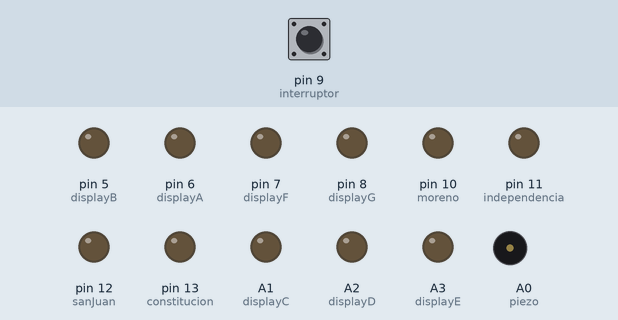
Bench run of a sketch on a simulated Arduino Uno, built with avr-gcc and run on an emulated ATmega328P. Parts: output pins drawn as LEDs (lit = HIGH), buzzer (waves = sounding). The test bench sets the inputs (shaded band); at power-on: pin 9 (interruptor) LOW.

Above: at 1.2 s.
1.3 s: pin 9 (interruptor) pulled HIGH for 0.15 s
At 2.9 s:
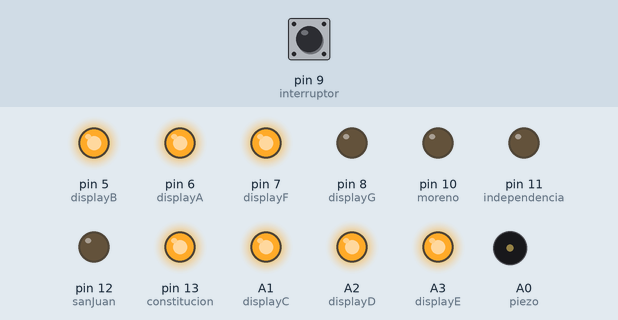
4.4 s: pin 9 (interruptor) pulled HIGH for 1 s
At 6.5 s:
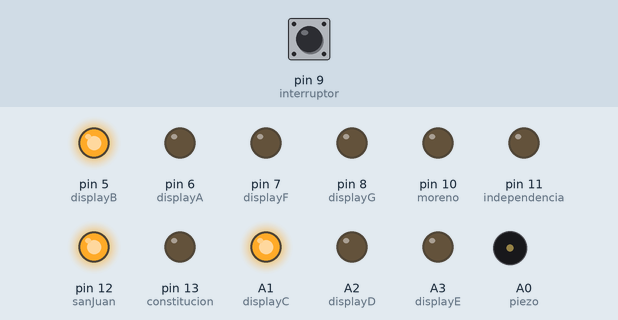
8.4 s: pin 9 (interruptor) pulled HIGH for 0.15 s
At 10.7 s:
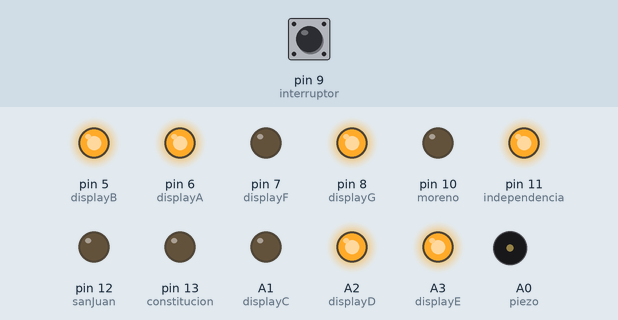
11.5 s: pin 9 (interruptor) pulled HIGH for 3.2 s
At 13.1 s:
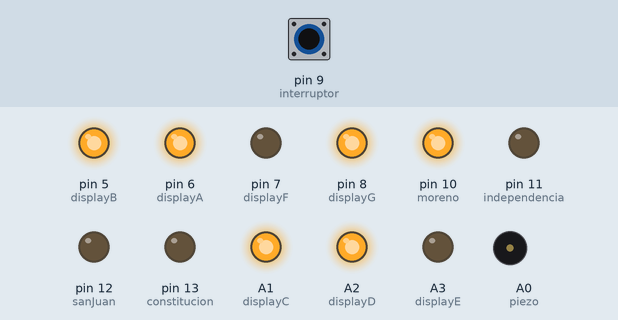
Timing chart, 0 to 16.0 s (numbered marks = the images above; inputs shaded):
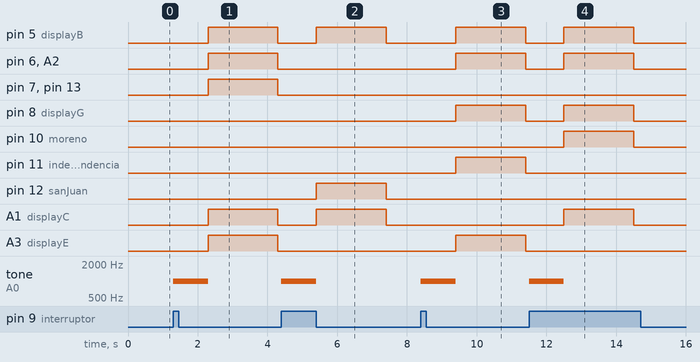

Measured:
- after the input at 1.3 s, pin 5 (displayB), pin 6 (displayA), pin 7 (displayF), pin 13 (constitucion), A1 (displayC), A2 (displayD), A3 (displayE): LOW → HIGH after 1.0 s, → LOW 2.0 s later; tone on A0 (piezo): silent → 1000 Hz at once, → silent 1.0 s later
- after the input at 4.4 s, pin 5 (displayB), pin 12 (sanJuan), A1 (displayC): LOW → HIGH after 1.0 s, → LOW 2.0 s later; tone on A0 (piezo): silent → 1000 Hz at once, → silent 1.0 s later
- after the input at 8.4 s, pin 5 (displayB), pin 6 (displayA), pin 8 (displayG), pin 11 (independencia), A2 (displayD), A3 (displayE): LOW → HIGH after 1.0 s, → LOW 2.0 s later; tone on A0 (piezo): silent → 1000 Hz at once, → silent 1.0 s later
- after the input at 11.5 s, pin 5 (displayB), pin 6 (displayA), pin 8 (displayG), pin 10 (moreno), A1 (displayC), A2 (displayD): LOW → HIGH after 1.0 s, → LOW 2.0 s later; tone on A0 (piezo): silent → 1000 Hz at once, → silent 1.0 s later

The sketch:

sketch_may08a.ino
```cpp
//led estaciones
#define constitucion 13
#define sanJuan 12
#define independencia 11
#define moreno 10
//interruptor
int estadoInterruptor = 0;
#define interruptor 9
//display
#define displayG 8
#define displayF 7
#define displayA 6
#define displayB 5
#define displayE A3
#define displayD A2
#define displayC A1
//sonido
int tono = 1000;
#define piezo A0


void setup()
{
  Serial.begin(9600);
  pinMode(LED_BUILTIN, OUTPUT);
  pinMode(constitucion, OUTPUT);
  pinMode(sanJuan, OUTPUT);
  pinMode(independencia, OUTPUT);
  pinMode(moreno, OUTPUT);


  pinMode(interruptor, INPUT);

  pinMode(displayG, OUTPUT);
  pinMode(displayF, OUTPUT);
  pinMode(displayA, OUTPUT);
  pinMode(displayB, OUTPUT);
  pinMode(displayE, OUTPUT);
  pinMode(displayD, OUTPUT);
  pinMode(displayC, OUTPUT);

  pinMode(piezo, OUTPUT);


}

int cont = 1;
void loop()
{
  estadoInterruptor = digitalRead(interruptor);

  if (estadoInterruptor == HIGH) {

    estacion(cont);

    cont++;

  }


}

void estacion(int cont) {

  if (cont == 1) {
    sonido();
    digitalWrite(constitucion, HIGH);
    display_nro(cont);

    digitalWrite(constitucion, LOW);
    cont++;
  }
  else if (cont == 2) {
    sonido();
    digitalWrite(sanJuan, HIGH);
    display_nro(cont);

    digitalWrite(sanJuan, LOW);
    cont++;
  }
  else if (cont == 3) {
    sonido();
    digitalWrite(independencia, HIGH);
    display_nro(cont);

    digitalWrite(independencia, LOW);
    cont++;
  }
  else if (cont == 4) {
    sonido();
    digitalWrite(moreno, HIGH);
    display_nro(cont);
    digitalWrite(moreno, LOW);
    cont++;
  }
}


void display_apagado() {
  digitalWrite(displayA, LOW);
  digitalWrite(displayB, LOW);
  digitalWrite(displayC, LOW);
  digitalWrite(displayD, LOW);
  digitalWrite(displayE, LOW);
  digitalWrite(displayF, LOW);
  digitalWrite(displayG, LOW);
}

void display_nro(int cont) {
  if (cont == 1) {
    digitalWrite(displayA, HIGH);
    digitalWrite(displayB, HIGH);
    digitalWrite(displayC, HIGH);
    digitalWrite(displayD, HIGH);
    digitalWrite(displayE, HIGH);
    digitalWrite(displayF, HIGH);
    delay(2000);
    display_apagado();
    cont++;
  }
  else if (cont == 2) {
    digitalWrite(displayB, HIGH);
    digitalWrite(displayC, HIGH);
    delay(2000);
    display_apagado();
    cont++;
  }
  else if (cont == 3) {
    digitalWrite(displayA, HIGH);
    digitalWrite(displayB, HIGH);
    digitalWrite(displayG, HIGH);
    digitalWrite(displayD, HIGH);
    digitalWrite(displayE, HIGH);
    delay(2000);
    display_apagado();
    cont++;
  }
  else if (cont == 4) {
    digitalWrite(displayA, HIGH);
    digitalWrite(displayB, HIGH);
    digitalWrite(displayC, HIGH);
    digitalWrite(displayG, HIGH);
    digitalWrite(displayD, HIGH);
    delay(2000);
    display_apagado();
    cont = 1;
  }
}

void sonido() {
  tone(piezo, tono);
  delay(1000);
  noTone(piezo);
}
```
